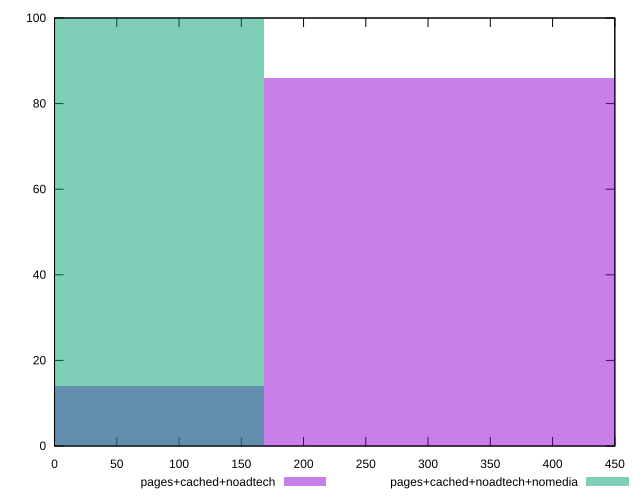

This chart was generated by the following gnuplot code:
reset

$pagesCachedNoadtech <<EOF
335.9548035221155 86
0 14
EOF

$pagesCachedNoadtechNomedia <<EOF
0 100
EOF

set key outside below
set boxwidth 335.9548035221155
set xrange [0:450]
set yrange [0:100]
set trange [0:100]
set style fill transparent solid 0.5 noborder
set terminal svg size 640, 500 enhanced background rgb 'white'
set output "report_00017_2021-02-10T15-08-03.406Z/offscreen-images/comparison/histogram/2_vs_3.svg"

plot $pagesCachedNoadtech title "pages+cached+noadtech" with boxes, \
     $pagesCachedNoadtechNomedia title "pages+cached+noadtech+nomedia" with boxes

reset
